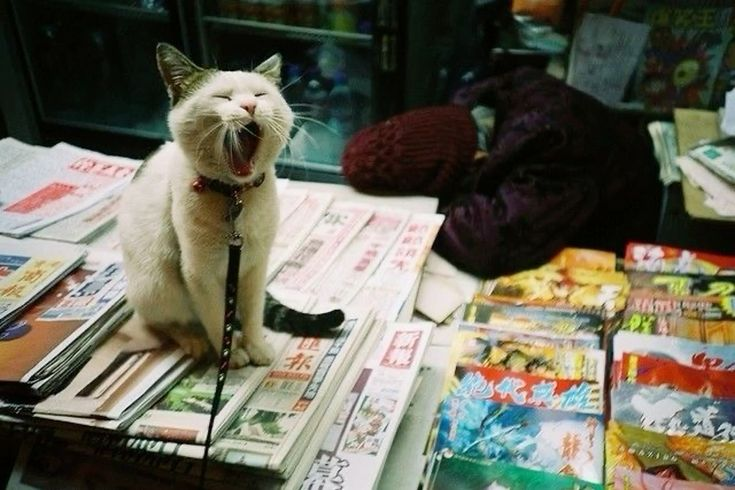
#> input picture examples/cat.jpg, 735 x 490 px
$ python dither_tradeoff.py ../examples/cat.jpg
#> lines starting #> are read from the running program, lines starting #| are printed output that depends on the picture
### stitchlate/image_io.py
"""Loads an image and shrinks it down to a grid of stitches.

A pattern is a grid of stitches, so the photo gets shrunk to that size before
anything else happens.
"""
from pathlib import Path

import numpy as np
from PIL import Image

# Default Aida cloth count, for the finished size estimate.
DEFAULT_AIDA_COUNT = 14


def load_grid(path, stitch_width):
    """Load an image and shrink it to stitch_width stitches across.

    Gives back an (h, w, 3) array with one entry per stitch. The width is in
    stitches instead of pixels because that's what decides how big the
    finished piece is and how long it takes to sew.
    """
    path = Path(path)
    if not path.exists():
        raise FileNotFoundError(f"no image found at {path}")
    if stitch_width < 1:
        raise ValueError(f"stitch_width must be at least 1, got {stitch_width}")

    # This handles grayscale, palette images, and transparency.
    img = Image.open(path).convert("RGB")

    w, h = img.size
    # Using round instead of int, keeps a really wide image
    # from ending up with zero rows.
    stitch_height = max(1, round(h * stitch_width / w))

    # LANCZOS blends the pixels it's shrinking together.
    img = img.resize((stitch_width, stitch_height), Image.LANCZOS)

    return np.asarray(img, dtype=np.uint8)


# [4 lines left out: function finished_size, not called in this run]

### stitchlate/color.py
"""Converts sRGB colors to CIELAB, and measures the distance between them.

RGB is how a screen mixes light. It doesn't match how colors look to a person,
so two colors can be close in RGB numbers but look very different. CIELAB was
built from experiments on human vision, so distance in LAB lines up with what
people actually see. On a test photo with 456 DMC threads, matching in LAB
picked a different thread 36% of the time and lowered the average color error
by 19%.
"""
import numpy as np

# sRGB to XYZ conversion matrix and D65 white point.
# The middle row of the matrix is brightness. Green makes up 72% of it, red
# 21%, and blue only 7%. That's the main reason RGB distance doesn't work.
# D65 is daylight. Dividing by it makes white come out at L=100, a=0, b=0.
# These numbers are published rounded to 7 decimals, so white ends up about
# 4e-6 off from 100.
MATRIX = np.array([[0.4124564, 0.3575761, 0.1804375],
               [0.2126729, 0.7151522, 0.0721750],
               [0.0193339, 0.1191920, 0.9503041]])
WHITE = np.array([0.95047, 1.00000, 1.08883])

# Convert sRGB to linear RGB
def srgb_to_linear(c):
    # sRGB values are gamma encoded, but the matrix below needs linear light.
    # Divide by 255 first, since the numbers below expect a 0 to 1 range.
    # There are two branches because a plain power curve gets unstable near 0.
    c = np.asarray(c, dtype=np.float64) / 255.0
    return np.where(c <= 0.04045, c / 12.92, ((c + 0.055) / 1.055) ** 2.4)

def rgb_to_lab(rgb):
    """Convert sRGB (0-255) to CIELAB.

    Works on one color (3,), a list of colors (N, 3), or a whole image
    (H, W, 3), and gives back the same shape. L is lightness 0-100, a goes
    green to red, b goes blue to yellow.
    """
    rgb = np.asarray(rgb, dtype=np.float64)
    # Flatten to (N, 3) so the same code works for any input shape.
    shape = rgb.shape
    flat = rgb.reshape(-1, 3)
    # Undo gamma, convert to XYZ, then divide by the white point.
    # MATRIX.T is used because each row of flat is one color.
    xyz = (srgb_to_linear(flat) @ MATRIX.T) / WHITE
    # Cube root for most values, straight line for very small ones so the
    # slope doesn't blow up near 0. eps and kappa are the standard CIE values.
    eps, kappa = 216 / 24389, 24389 / 27
    f = np.where(xyz > eps, np.cbrt(xyz), (kappa * xyz + 16) / 116)
    # L only uses Y. a and b compare X to Y and Y to Z.
    L_ = 116 * f[:, 1] - 16
    a = 500 * (f[:, 0] - f[:, 1])
    b = 200 * (f[:, 1] - f[:, 2])
    return np.stack((L_, a, b), axis=-1).reshape(shape)

def delta_e(lab1, lab2):
    """How different two LAB colors look. Uses the CIE76 formula.

    Since LAB is close to evenly spaced for human vision, regular distance
    already means something here. Around 2.3 is the smallest gap most people
    can see. Works on the last axis, so it broadcasts.
    """
    return np.sqrt(np.sum((np.asarray(lab1, float) - np.asarray(lab2, float)) ** 2,
    axis=-1))

### stitchlate/quantize.py
"""Color quantization: reducing an image to a small set of thread colors.

A photo has thousands of colors and a pattern can only use about 25, so we
need to pick which ones. That's a clustering problem.

Median cut is the faster option, but it can only split the color space along
straight lines on each axis, so it does badly when the colors are grouped at
an angle. k-means follows the actual shape of the data, so I used that even
though it's slower.

This runs in LAB. Averaging RGB values doesn't give you the color that sits in
the middle of a group.
"""

import numpy as np


def kmeans(points, k, iters=30, seed=0):
    """Cluster points into k groups. Returns (centers, labels).

    points : (n, d) array -- here, LAB colors, so d == 3
    k      : number of clusters (thread colors)
    iters  : maximum passes; converges earlier if labels stop changing
    seed   : fixed by default so identical input gives identical output,
             which is what makes the tests and the CLI reproducible
    """
    points = np.asarray(points, dtype=np.float64)
    if points.ndim != 2:
        raise ValueError("points must be a 2D array")
    if len(points) == 0:
        raise ValueError("points cannot be empty")
    if k < 1:
        raise ValueError(f"k must be at least 1, got {k}")
    if iters < 1:
        raise ValueError(f"iters must be at least 1, got {iters}")
    rng = np.random.default_rng(seed)
    n = len(points)

    if k >= n:
        # Asked for more colors than there are points, so each point is its own.
        return points.copy(), np.arange(n)

    # k-means++ startup. Each new center is picked with a higher chance the
    # further it is from the centers already chosen.
    centers = [points[rng.integers(n)]]
    for _ in range(k - 1):
        # Squared distance from each point to its closest chosen center.
        d2 = np.min(((points[:, None, :] - np.array(centers)[None, :, :]) ** 2).sum(-1),
                    axis=1)
        total = d2.sum()
        probs = d2 / total if total > 0 else np.full(n, 1 / n)
        centers.append(points[rng.choice(n, p=probs)])
    centers = np.array(centers, dtype=np.float64)

    labels = np.full(n, -1, dtype=int)
    for _ in range(iters):
        # Assign step. Comparing (n,1,d) to (1,k,d) builds an (n,k) table of
        # distances, which is the part that uses the most memory. These are
        # squared distances.
        d2 = ((points[:, None, :] - centers[None, :, :]) ** 2).sum(-1)
        new_labels = d2.argmin(axis=1)

        if np.array_equal(new_labels, labels):
            break
        labels = new_labels

        # Move each center to the average of its points.
        for j in range(k):
            m = labels == j
            if m.any():
                centers[j] = points[m].mean(axis=0)
            # If a cluster ended up empty, leave it where it is so it doesn't
            # turn into NaN. It might get points next round.

    return centers, labels


def sample_pixels(pixels, max_samples=20000, seed=0):
    """Pick a random subset of the pixels to cluster on.

    The assignment step creates an (n, k) distance matrix, so clustering every
    pixel becomes expensive for large images. Sampling captures the image's color
    distribution while bounding memory and runtime.

    In the included benchmark, sampling produced a 5.4x speedup at 120,000 pixels
    with k=25.
    """
    pixels = np.asarray(pixels)
    if len(pixels) <= max_samples:
        return pixels
    rng = np.random.default_rng(seed)
    idx = rng.choice(len(pixels), size=max_samples, replace=False)
    return pixels[idx]


def quantize_image(lab_image, k, max_samples=20000, seed=0):
    """Reduce a LAB image to k colors. Returns (centers, labels_2d).

    centers   : (k, 3) LAB colors -- the representative palette
    labels_2d : (h, w) ints indexing into centers, one per stitch

    Clusters on a sample, then goes through every pixel once to label it.
    """
    lab_image = np.asarray(lab_image, dtype=np.float64)
    h, w, _ = lab_image.shape
    flat = lab_image.reshape(-1, 3)

    centers, _ = kmeans(sample_pixels(flat, max_samples, seed), k, seed=seed)

    # Done in chunks so it doesn't use too much memory.
    labels = np.empty(len(flat), dtype=int)
    chunk = 100_000
    for start in range(0, len(flat), chunk):
        block = flat[start:start + chunk]
        d2 = ((block[:, None, :] - centers[None, :, :]) ** 2).sum(-1)
        labels[start:start + chunk] = d2.argmin(axis=1)

    return centers, labels.reshape(h, w)

### stitchlate/dither.py
"""Floyd-Steinberg dithering.

Dithering keeps track of how far off each choice was and pushes that
error onto the stitches nearby that haven't been done yet. The mistakes end up
cancelling out over a small area, so the average color stays right.
"""

import numpy as np


def floyd_steinberg(lab_image, palette_lab, serpentine=True):
    """Match every stitch to a palette color, spreading the error as it goes.

    lab_image   : (h, w, 3) LAB colors
    palette_lab : (k, 3) LAB colors to choose from
    serpentine  : go right on even rows and left on odd ones

    Gives back an (h, w) array of palette indexes.
    """
    work = lab_image.astype(np.float64).copy()
    h, w, _ = work.shape
    out = np.zeros((h, w), dtype=int)

    for y in range(h):
        # Alternate direction to spread error more evenly.
        # This is called serpentine scanning.
        rev = serpentine and (y % 2 == 1)
        xs = reversed(range(w)) if rev else range(w)

        for x in xs:
            old = work[y, x].copy()
            idx = int(((palette_lab - old) ** 2).sum(-1).argmin())
            out[y, x] = idx
            err = old - palette_lab[idx]

            # Standard Floyd-Steinberg weights. The error gets split between
            # the next stitch over and the three below it:
            #
            #          X    7/16
            #   3/16  5/16  1/16
            nbrs = ([(0, -1, 7/16), (1, 1, 3/16), (1, 0, 5/16), (1, -1, 1/16)] if rev
                    else [(0, 1, 7/16), (1, -1, 3/16), (1, 0, 5/16), (1, 1, 1/16)])

            for dy, dx, wgt in nbrs:
                ny, nx = y + dy, x + dx
                if 0 <= ny < h and 0 <= nx < w:
                    work[ny, nx] += err * wgt

    return out

### stitchlate/cleanup.py
"""Getting rid of stray stitches.

Dithering leaves single stitches of one color scattered all over.
"""

import numpy as np


def count_isolated(labels):
    """Count stitches whose color doesn't show up in any of their 4 neighbors."""
    return int(_isolated_mask(np.asarray(labels)).sum())


def _isolated_mask(labels):
    """True wherever a stitch has no neighbor sharing its color."""
    h, w = labels.shape
    isolated = np.ones((h, w), dtype=bool)

    # Compare the whole grid against itself shifted one step in each direction.
    isolated[:-1, :] &= labels[:-1, :] != labels[1:, :]   # neighbor below
    isolated[1:, :] &= labels[1:, :] != labels[:-1, :]    # neighbor above
    isolated[:, :-1] &= labels[:, :-1] != labels[:, 1:]   # neighbor right
    isolated[:, 1:] &= labels[:, 1:] != labels[:, :-1]    # neighbor left

    return isolated


def reduce_confetti(labels, passes=1):
    """Replace isolated stitches with whatever color surrounds them.

    labels : (h, w) palette indexes
    passes : how many times to repeat.

    Gives back (cleaned_labels, number_changed).
    """
    labels = np.asarray(labels).copy()
    h, w = labels.shape
    total_changed = 0

    for _ in range(passes):
        isolated = _isolated_mask(labels)
        if not isolated.any():
            break

        # Work off a copy so stitches fixed earlier don't change
        # what the later ones see.
        source = labels.copy()
        changed = 0

        for y, x in zip(*np.where(isolated)):
            nbrs = [source[y + dy, x + dx]
                    for dy, dx in ((-1, 0), (1, 0), (0, -1), (0, 1))
                    if 0 <= y + dy < h and 0 <= x + dx < w]
            if not nbrs:
                continue
            # Take whichever neighbor color shows up most.
            vals, counts = np.unique(nbrs, return_counts=True)
            labels[y, x] = int(vals[counts.argmax()])
            changed += 1

        total_changed += changed
        if changed == 0:
            break

    return labels, total_changed

### scripts/dither_tradeoff.py
"""Check whether dithering actually helps at cross-stitch resolutions.

Dithering is the standard way to reduce an image to a small palette, so I
expected it to help. It didn't. This script is how I worked out why.

Two error metrics, and the difference matters:

  per-pixel     -- how far each single stitch is from the original color
  area-average  -- the same thing after blurring 3x3, which is closer to how
                   an eye actually reads a stitched piece
"""

import argparse

import numpy as np

from stitchlate.cleanup import count_isolated, reduce_confetti
from stitchlate.color import delta_e, rgb_to_lab
from stitchlate.dither import floyd_steinberg
from stitchlate.image_io import load_grid
from stitchlate.quantize import quantize_image


def blur(a, k=3):
    """Average each value with its k x k neighbors.
    """
    out = np.zeros_like(a, dtype=np.float64)
    for dy in range(-(k // 2), k // 2 + 1):
        for dx in range(-(k // 2), k // 2 + 1):
            out += np.roll(np.roll(a, dy, 0), dx, 1)
    return out / (k * k)


def errors(lab, palette, idx):
    """Per-pixel and area-average color error for one labelling."""
    rendered = palette[idx]
    return (float(delta_e(lab, rendered).mean()),
            float(delta_e(blur(lab), blur(rendered)).mean()))


def nearest(lab, palette):
    """Closest palette color for every pixel, with no error diffusion."""
    flat = lab.reshape(-1, 3)
    d2 = ((flat[:, None, :] - palette[None, :, :]) ** 2).sum(-1)
    return d2.argmin(axis=1).reshape(lab.shape[:2])


def fixed_palette(k):
    """A generic palette of evenly spaced colors that ignores the image.
    """
    steps = np.linspace(0, 255, 4).astype(int)
    grid = np.array([[r, g, b] for r in steps for g in steps for b in steps])
    return rgb_to_lab(grid[:k])


def compare_widths(path, widths, colors, seed):
    print("Flat quantization vs dithering, on the real pipeline")
    print(f"{'width':>6} {'mode':<12} {'isolated':>9} {'% grid':>7} "
          f"{'per-px dE':>10} {'area dE':>8}")
    for w in widths:
        lab = rgb_to_lab(load_grid(path, w))
        centers, flat_idx = quantize_image(lab, colors, seed=seed)
        total = flat_idx.size

        for mode, idx in [("flat", flat_idx),
                          ("dithered", floyd_steinberg(lab, centers))]:
            iso = count_isolated(idx)
            pp, area = errors(lab, centers, idx)
            print(f"{w:>6} {mode:<12} {iso:>9} {iso / total * 100:>6.1f}% "
                  f"{pp:>10.2f} {area:>8.2f}")

        # One declutter pass on the dithered version, to show the cost of
        # making it sewable again.
        dith = floyd_steinberg(lab, centers)
        cleaned, changed = reduce_confetti(dith, passes=1)
        iso = count_isolated(cleaned)
        pp, area = errors(lab, centers, cleaned)
        print(f"{w:>6} {'+declutter':<12} {iso:>9} {iso / total * 100:>6.1f}% "
              f"{pp:>10.2f} {area:>8.2f}   ({changed} stitches rewritten)")
        print()


def compare_palettes(path, width, colors, seed):
    """The explanation: dithering helps a lot more when the palette is fixed."""
    print("Why dithering barely helps here: adaptive vs fixed palette")
    print(f"{'palette':<24} {'flat':>8} {'dithered':>9} {'change':>8}   "
          f"(area-average dE)")

    lab = rgb_to_lab(load_grid(path, width))
    adaptive, _ = quantize_image(lab, colors, seed=seed)

    for name, pal in [("adaptive (k-means)", adaptive),
                      ("fixed (generic grid)", fixed_palette(colors))]:
        _, flat_area = errors(lab, pal, nearest(lab, pal))
        _, dith_area = errors(lab, pal, floyd_steinberg(lab, pal))
        pct = (dith_area - flat_area) / flat_area * 100
        print(f"{name:<24} {flat_area:>8.2f} {dith_area:>9.2f} {pct:>+7.0f}%")


def main():
    ap = argparse.ArgumentParser(description="Measure whether dithering helps.")
    ap.add_argument("image", help="input image path")
    ap.add_argument("--widths", type=int, nargs="+", default=[100, 250],
                    help="pattern widths in stitches to test")
    ap.add_argument("--colors", type=int, default=25)
    ap.add_argument("--seed", type=int, default=0)
    args = ap.parse_args()

    compare_widths(args.image, args.widths, args.colors, args.seed)
#> in load_grid, img is the input picture: PIL image 735x490 RGB; mean R, G, B 106.3, 104.9, 90.2
#> in rgb_to_lab, `L_ = 116 * f[:, 1] - 16`: L_ = 6700 values, max 100 at index 2538, min 0 at index 637, mean 42.4
#> in rgb_to_lab, `a = 500 * (f[:, 0] - f[:, 1])`: a = 6700 values, max 58.65 at index 5276, min -46.42 at index 6572, mean -1.41
#> in rgb_to_lab, `b = 200 * (f[:, 1] - f[:, 2])`: b = 6700 values, max 65.81 at index 6083, min -30.35 at index 5768, mean 8.28
#> in kmeans, `n = len(points)`: n = 6700
#> in kmeans, `centers = [points[rng.integers(n)]]`: centers = [[24.77, 2.23, -17.48]]
#> the loop in kmeans, `for _ in range(k - 1):` made 24 passes
#> total on passes 1 to 12: 15027463.7, 5817675.5, 4762734.4, 2920754.8, 2050630.9, 1544156.4, 1441132.4, 1328977.3, 1155487.2, 1116537.7, 1025554.2, 959774.7
#> after the loop in kmeans, `for _ in range(k - 1):`: centers = 25 items, first 6: [24.77, 2.23, -17.48], [79.48, 6.67, -2.11], [27.59, -21.64, 20.04], [6.22, -5.28, 3.77], [71.19, -4.42, 11.68], [42.29, 10.67, 37.53]
#> in kmeans, `centers = np.array(centers, dtype=np.float64)`: centers = 25 rows, first 8: [24.77, 2.23, -17.48], [79.48, 6.67, -2.11], [27.59, -21.64, 20.04], [6.22, -5.28, 3.77], [71.19, -4.42, 11.68], [42.29, 10.67, 37.53], [65.59, -3.49, 2.9], [62.71, 11.24, 33.74]
#> in kmeans, `labels = np.full(n, -1, dtype=int)`: labels = 6700 values from -1 to -1
#> after the loop in kmeans, `for _ in range(iters):`: centers = 25 rows, first 8: [47.87, -10.09, -12.87], [77.85, 9.71, 4.54], [34.95, -14.87, 8.6], [8.26, -5.52, 3.61], [64.8, -4.78, 23.05], [57.84, 9.12, 46.58], [61.92, -6, 5.65], [75.67, -4.55, 44.32]
#> in quantize_image, `labels = np.empty(len(flat), dtype=int)`: labels = 6700 values, max 4571288016127671892 at index 4386, min 0 at index 2, mean 4.52e+18
#> the loop in quantize_image, `for start in range(0, len(flat), chunk):` made 1 pass
#> after the loop in quantize_image, `for start in range(0, len(flat), chunk):`: labels = 6700 values, max 24 at index 1029, min 0 at index 1299, mean 12.24
#> in compare_widths, `centers, flat_idx = quantize_image(lab, colors, seed=seed)`:
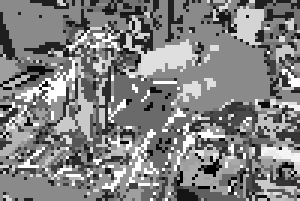
#> flat_idx: shape (67, 100) int64 (shown 3 times larger); min 0, max 24, mean 12.2; drawn with min black and max white
#> in floyd_steinberg, `h, w, _ = work.shape`: h = 67; w = 100
#> the loop in compare_widths, `for mode, idx in [("flat", flat_idx), ("dithered", floyd_steinberg(lab..` made 2 passes
#> (mode, iso, pp, area) on passes 1 to 2: ('flat', 940, 5.89, 3.22), ('dithered', 1498, 7.51, 2.92)
#|    100 flat               940   14.0%       5.89     3.22
#|    100 dithered          1498   22.4%       7.51     2.92
#> call 2 of floyd_steinberg, with palette_lab = array of shape (25, 3), serpentine = True
#> after the loop in floyd_steinberg (call 2), `for y in range(h):`:
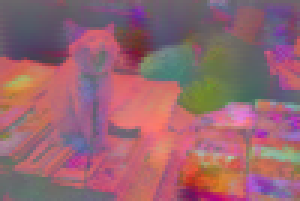
#> work: shape (67, 100, 3) float64 (shown 3 times larger); mean of channels 0, 1, 2 40.4, -2.9, 6.5; drawn with min black and max white
#> after the loop in reduce_confetti, `for _ in range(passes):`:
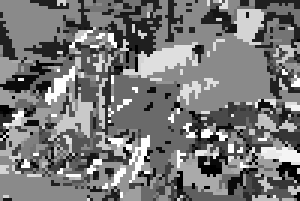
#> labels: shape (67, 100) int64 (shown 3 times larger); min 0, max 24, mean 11.3; drawn with min black and max white
#> after the loop in reduce_confetti, `for _ in range(passes):`: total_changed = 1498
#> in _isolated_mask (call 4), `isolated[:-1, :] &= labels[:-1, :] != labels[1:, :]`: isolated: shape (67, 100) bool; 38.2% white in thin lines or dots
#> in _isolated_mask (call 4), `isolated[:, 1:] &= labels[:, 1:] != labels[:, :-1]`:
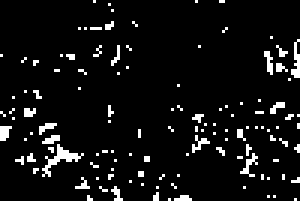
#> isolated: shape (67, 100) bool (shown 3 times larger); 6.6% white in thin lines or dots
#> in compare_widths, `iso = count_isolated(cleaned)`: iso = 442
#> after the loop in blur (call 6), `for dy in range(-(k // 2), k // 2 + 1):`:
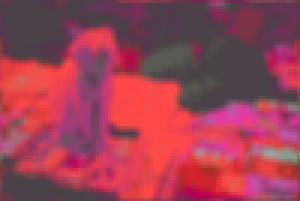
#> out: shape (67, 100, 3) float64 (shown 3 times larger); mean of channels 0, 1, 2 380.6, -13.9, 73.3; drawn with min black and max white
#> in delta_e (call 6), `return np.sqrt(np.sum((np.asarray(lab1, float) - np.asarray(lab2, floa..`:
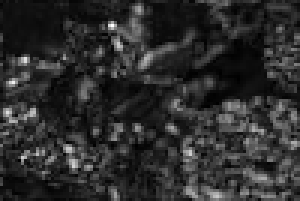
#> returned value: shape (67, 100) float64 (shown 3 times larger); min 0.0859, max 23.31, mean 4.2; drawn with min black and max white
#> in compare_widths, `pp, area = errors(lab, centers, cleaned)`: pp = 8.81; area = 4.21
#|    100 +declutter         442    6.6%       8.81     4.21   (1498 stitches rewritten)
    compare_palettes(args.image, args.widths[0], args.colors, args.seed)
#> in kmeans (call 3), `centers = np.array(centers, dtype=np.float64)`: centers = 25 rows, first 8: [24.77, 2.23, -17.48], [79.48, 6.67, -2.11], [27.59, -21.64, 20.04], [6.22, -5.28, 3.77], [71.19, -4.42, 11.68], [42.29, 10.67, 37.53], [65.59, -3.49, 2.9], [62.71, 11.24, 33.74]
#> after the loop in kmeans (call 3), `for _ in range(iters):`: centers = 25 rows, first 8: [47.87, -10.09, -12.87], [77.85, 9.71, 4.54], [34.95, -14.87, 8.6], [8.26, -5.52, 3.61], [64.8, -4.78, 23.05], [57.84, 9.12, 46.58], [61.92, -6, 5.65], [75.67, -4.55, 44.32]
#> in compare_palettes, `adaptive, _ = quantize_image(lab, colors, seed=seed)`: adaptive has the same summary as centers in kmeans
#> in fixed_palette, `steps = np.linspace(0, 255, 4).astype(int)`: steps = [0, 85, 170, 255]
#> the loop in compare_palettes, `for name, pal in [("adaptive (k-means)", adaptive), ("fixed (generic g..` made 2 passes
#> (name, flat_area, h in floyd_steinberg, w in floyd_steinberg, dith_area, pct) on passes 1 to 2: ('adaptive (k-means)', 3.22, 67, 100, 2.92, -9.42), ('fixed (generic grid)', 19.61, 67, 100, 14.79, -24.61)
#| adaptive (k-means)           3.22      2.92      -9%
#| fixed (generic grid)        19.61     14.79     -25%
#> pass 2, in errors (call 10), `rendered = palette[idx]`:
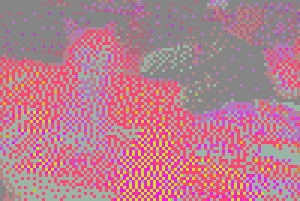
#> rendered: shape (67, 100, 3) float64 (shown 3 times larger); mean of channels 0, 1, 2 37, -5.3, 6.3; drawn with min black and max white


if __name__ == "__main__":
    main()
